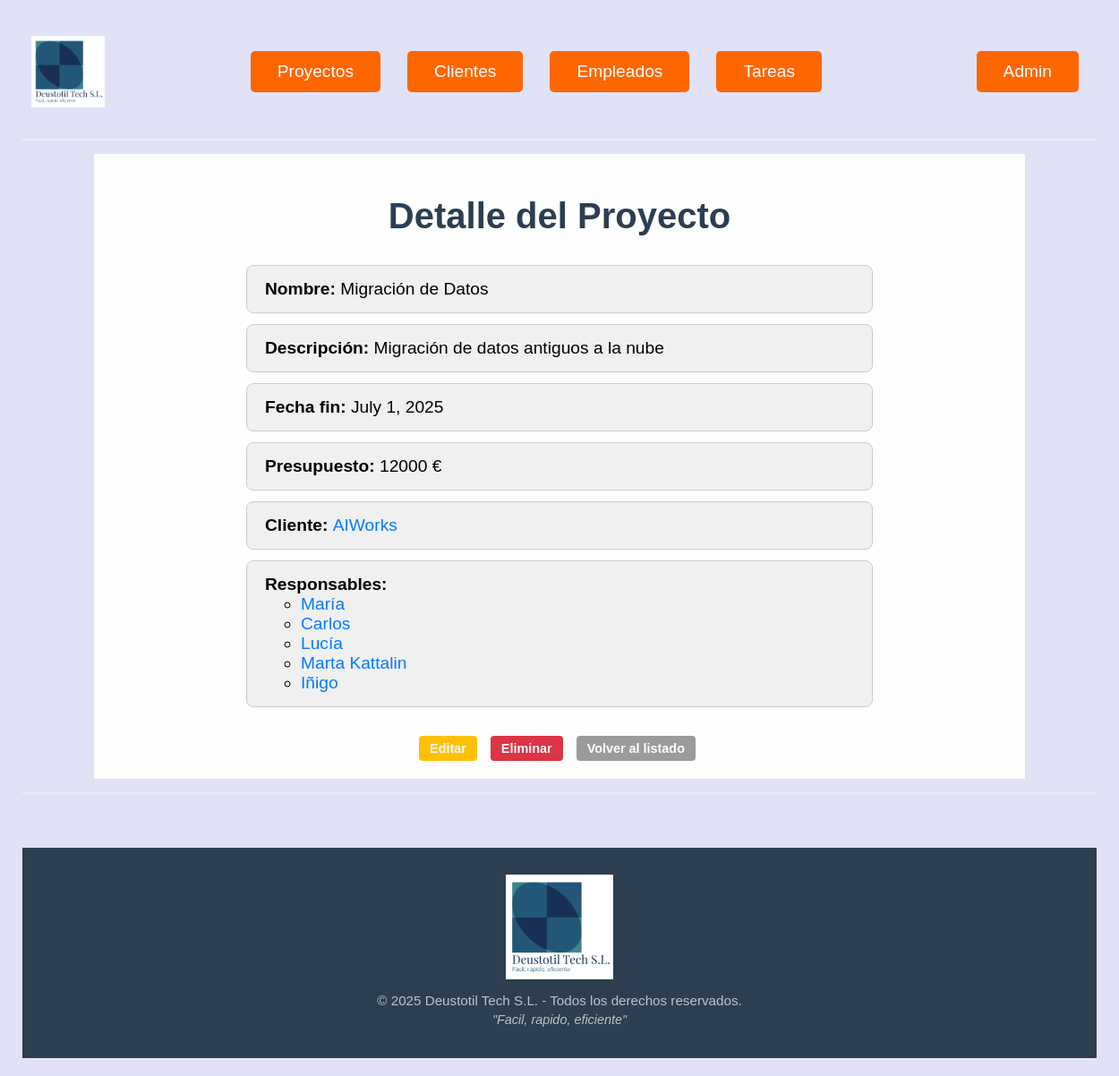
The app's page /GP/proyectos/3/ (signed in) with its own data.
### gestion_produccion_G6/models.py (models this page shows, shortened)
class Proyecto(models.Model):
    nombre = models.CharField(max_length=50)
    descripcion = models.TextField(max_length=500, default="Descripción no proporcionada")
    fecha_ini = models.DateField(default=datetime.date.today)
    fecha_fin = models.DateField(default=datetime.date.today)
    presupuesto = models.IntegerField(default=0)
    cliente = models.ForeignKey('Cliente', on_delete=models.CASCADE, null=True, blank=True, related_name='proyectos')
    responsables = models.ManyToManyField('Empleado', blank=True, related_name='proyectos_responsables')

class Cliente(models.Model):
    cif = models.CharField(max_length=10, unique=True)
    nombre = models.CharField(max_length=50)
    nacionalidad = models.CharField(max_length=50)

class Empleado(models.Model):
    dni = models.CharField(max_length=10, unique=True)
    nombre = models.CharField(max_length=50)
    apellidos = models.CharField(max_length=100)
    email = models.EmailField()
    telefono = models.CharField(max_length=15)

### gestion_produccion_G6/views.py (the view)
# urls.py: path('proyectos/<int:pk>/', views.ProyectoDetailView.as_view(), name='proyecto_detail'),
class ProyectoDetailView(LoginRequiredMixin, DetailView):
    model = Proyecto
    template_name = 'proyecto_detail.html'
    context_object_name = 'proyecto'
    def get_context_data(self, **kwargs):
        context = super().get_context_data(**kwargs)
        context = if_detail(self.request, context)
        context['origen']=self.request.session.get('origen',None)
        return context

### gestion_produccion_G6/views.py (called while the page is built)
def if_detail(request,context):
        volver = request.META.get('HTTP_REFERER')
        if volver:
            path = urlparse(volver).path
            if re.match(r".*/\d+/?$", path):
                context['volver'] = volver
        return context

### gestion_produccion_G6/templates/proyecto_detail.html (shortened to what this page needs)
{% extends "base.html" %} {% block content %}
<h1>Detalle del Proyecto</h1>
<ul class="lista_general">
  <li class="lista"><strong>Nombre:</strong> {{ proyecto.nombre }}</li>
  <li class="lista">
    <strong>Descripción:</strong> {{ proyecto.descripcion }}
  </li>
  <li class="lista"><strong>Fecha fin:</strong> {{ proyecto.fecha_fin }}</li>
  <li class="lista">
    <strong>Presupuesto:</strong> {{ proyecto.presupuesto }} €
  </li>
  <li class="lista">
    <strong>Cliente:</strong>
    {% if proyecto.cliente.id%}
    <a href="{% url 'cliente_detail' proyecto.cliente.id %}" class="referencia">
      {{ proyecto.cliente.nombre }}
    </a>
  </li>
    {% else %}
    No hay clientes disponibles
  {% endif %}
  <li class="lista">
    <strong>Responsables:</strong>
    {% if proyecto.responsables.all %}
    <ul>
      {% for empleado in proyecto.responsables.all %}
      <li><a href="{% url 'empleado_detail' empleado.pk %}" class="referencia"> {{empleado.nombre}} {{empleado.apelldio}}</a></li>
      {% endfor %}
    </ul>
    {% else %} No hay responsables asignados. {% endif %}
  </li>
</ul>
<div class="botones_centrados">
  <a href="{% url 'proyecto_update' proyecto.pk %}" class="boton_editar"
    >Editar</a
  >
  <a href="{% url 'proyecto_delete' proyecto.pk %}" class="boton_eliminar"
    >Eliminar</a
  >
  {% if origen %}
  <a href="{{ origen }}" class="boton_cancelar"
    >Volver al listado</a
  >
  {% else %}
  <a href="{% url 'proyecto_list' %}" class="boton_cancelar"
    >Volver al listado</a
  >
  {% endif %}
</div>
{% endblock %}

### gestion_produccion_G6/static/CSS/general.css (style rules this page uses)
body { font-family: 'Arial', sans-serif; background-color: #e2e2f7; margin: 0; padding: 0; }
h1 { text-align: center; font-size: 2.5rem; color: #2c3e50; margin-bottom: 2rem; justify-content: center; }
.lista_general { list-style: none; padding: 0; max-width: 700px; margin: 0 auto; }
.lista { background-color: #f0f0f0; padding: 15px 20px; border: 1px solid #ccc; margin-bottom: 12px; border-radius: 8px; font-size: 1.2rem; list-style: none; }
.lista strong { font-size: 1.2rem; }
.boton_ver, .boton_editar, .boton_eliminar, .boton_cancelar, .boton_guardar, .boton_retrasada, .boton_ver_mas, .boton_favoritos { display: inline-block; padding: 6px 12px; font-size: 0.9rem; border-radius: 4px; margin-right: 5px; text-decoration: none; color:aliceblue; font-weight: bold; }
.boton_cancelar { background-color: #9b9b9b; color: white; }
.boton_editar { background-color: #ffc107; }
.boton_eliminar, .boton_retrasada { background-color: #dc3545; }
.botones_centrados { display: flex; justify-content: center; gap: 10px; flex-wrap: wrap; margin-top: 2rem; }
.referencia { background-color: transparent; padding: 0; margin: 0; border-radius: 0; color: #007bff; text-decoration: none; font-weight: 500; transition: color 0.3s ease; }

### records on screen
Proyecto: nombre "Migración de Datos", descripcion "Migración de datos antiguos a la nube", fecha_fin "July 1, 2025", presupuesto "12000", cliente.nombre "AIWorks"
Empleado: nombre "María"
Empleado: nombre "Carlos"
Empleado: nombre "Lucía"
Empleado: nombre "Marta Kattalin"
Empleado: nombre "Iñigo"
